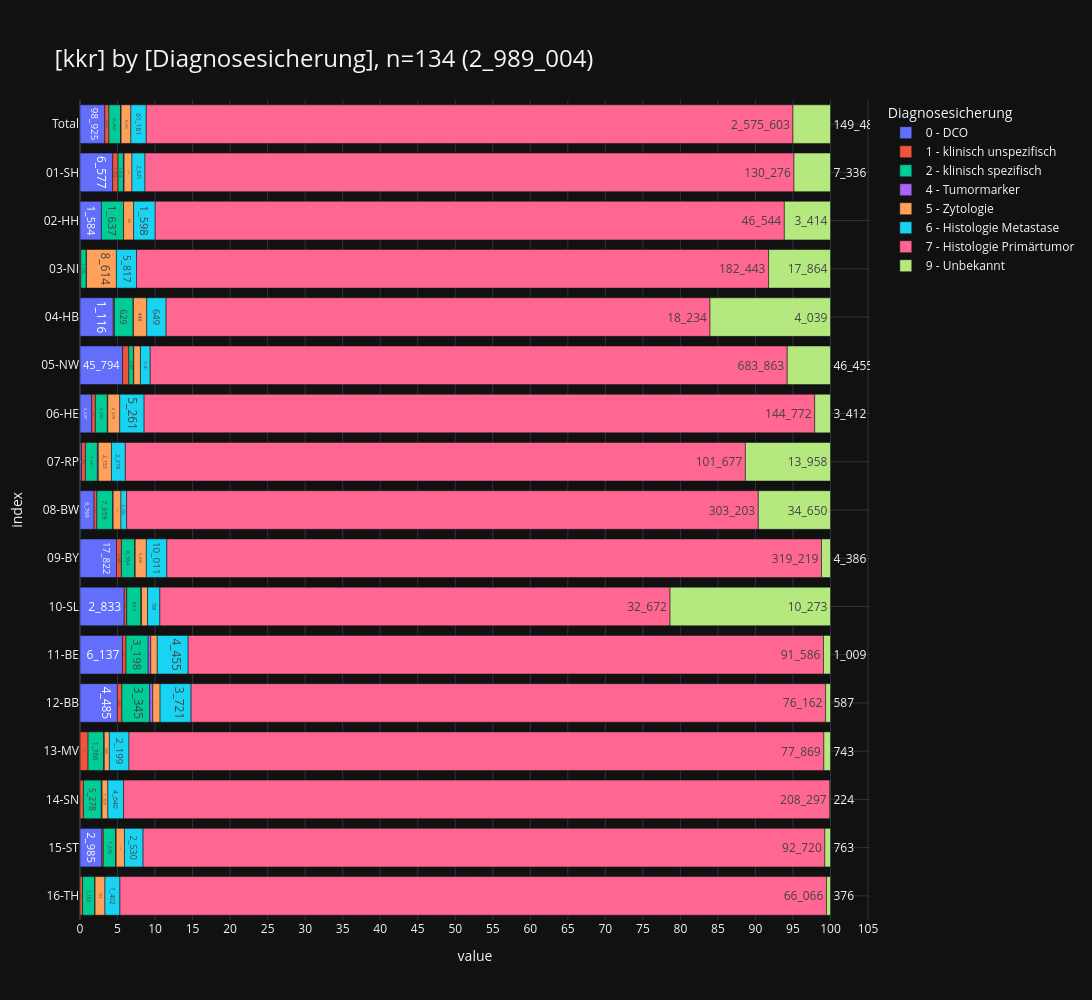

The code cell stored with this chart in its notebook:
### Markdown cell above
<br>

### <a id='toc1_7_2_'></a>[Diagnosesicherung](#toc0_)
- **Filter: `DJ` = 2020-2023**

> 💡 `NI`: _"Die Ausprägung **DCO als Diagnosesicherung** kommt im KKN-Datensatz nicht vor. Diese Information liegt bisher nur dem EKN vor und wird gegebenenfalls zur Anreicherung von Datenexporten fallspezifisch vom KKN beim EKN angefragt. Der Prozess zur automatisierten Übermittlung dieser Informationen vom EKN zum KKN ist in Planung"_

> 💡 `ZfKD`: _"aufgrund der verschiedenartigen Handhabung von DCO in den übermittelten Daten ist die Filterung nach DCO mit erheblicher Unschärfe verbunden"_

### Code cell
_=show_vars(3, grouper_reg.KKR.value, show=True, filter=fil_dy)

### Figure 1 — Plotly figure (JSON) as saved in the notebook; plotly's stock layout.template omitted (floating-point values rounded to 4 significant figures)
{"data": [{"hovertemplate": "col=0 - DCO<br>value=%{x}<br>index=%{y}<br>cnt_str=%{text}<extra></extra>", "legendgroup": "0 - DCO", "marker": {"color": "#636EFA", "pattern": {"shape": ""}}, "name": "0 - DCO", "orientation": "h", "showlegend": true, "text": ["98_925", "6_577", "1_584", "1_116", "45_794", "2_547", "265", "6_769", "17_822", "2_833", "6_137", "4_485", "8", "1", "2_985", "2"], "textposition": "auto", "type": "bar", "x": [98925, 6577, 1584, 1116, 45794, 2547, 265, 6769, 17822, 2833, 6137, 4485, 8, 1, 2985, 2], "xaxis": "x", "y": [" Total", "01-SH", "02-HH", "04-HB", "05-NW", "06-HE", "07-RP", "08-BW", "09-BY", "10-SL", "11-BE", "12-BB", "13-MV", "14-SN", "15-ST", "16-TH"], "yaxis": "y"}, {"hovertemplate": "col=1 - klinisch unspezifisch<br>value=%{x}<br>index=%{y}<br>cnt_str=%{text}<extra></extra>", "legendgroup": "1 - klinisch unspezifisch", "marker": {"color": "#EF553B", "pattern": {"shape": ""}}, "name": "1 - klinisch unspezifisch", "orientation": "h", "showlegend": true, "text": ["16_626", "1_063", "257", "37", "6_669", "772", "625", "1_331", "2_348", "157", "498", "543", "895", "1_015", "181", "235"], "textposition": "auto", "type": "bar", "x": [16626, 1063, 257, 37, 6669, 772, 625, 1331, 2348, 157, 498, 543, 895, 1015, 181, 235], "xaxis": "x", "y": [" Total", "01-SH", "03-NI", "04-HB", "05-NW", "06-HE", "07-RP", "08-BW", "09-BY", "10-SL", "11-BE", "12-BB", "13-MV", "14-SN", "15-ST", "16-TH"], "yaxis": "y"}, {"hovertemplate": "col=2 - klinisch spezifisch<br>value=%{x}<br>index=%{y}<br>cnt_str=%{text}<extra></extra>", "legendgroup": "2 - klinisch spezifisch", "marker": {"color": "#00CC96", "pattern": {"shape": ""}}, "name": "2 - klinisch spezifisch", "orientation": "h", "showlegend": true, "text": ["45_866", "1_074", "1_637", "1_536", "629", "4_886", "2_583", "1_961", "7_659", "6_564", "911", "3_198", "3_345", "1_766", "5_278", "1_676", "1_163"], "textposition": "auto", "type": "bar", "x": [45866, 1074, 1637, 1536, 629, 4886, 2583, 1961, 7659, 6564, 911, 3198, 3345, 1766, 5278, 1676, 1163], "xaxis": "x", "y": [" Total", "01-SH", "02-HH", "03-NI", "04-HB", "05-NW", "06-HE", "07-RP", "08-BW", "09-BY", "10-SL", "11-BE", "12-BB", "13-MV", "14-SN", "15-ST", "16-TH"], "yaxis": "y"}, {"hovertemplate": "col=4 - Tumormarker<br>value=%{x}<br>index=%{y}<br>cnt_str=%{text}<extra></extra>", "legendgroup": "4 - Tumormarker", "marker": {"color": "#AB63FA", "pattern": {"shape": ""}}, "name": "4 - Tumormarker", "orientation": "h", "showlegend": true, "text": ["2_381", "144", "3", "101", "11", "378", "110", "152", "159", "185", "40", "370", "365", "55", "217", "80", "11"], "textposition": "auto", "type": "bar", "x": [2381, 144, 3, 101, 11, 378, 110, 152, 159, 185, 40, 370, 365, 55, 217, 80, 11], "xaxis": "x", "y": [" Total", "01-SH", "02-HH", "03-NI", "04-HB", "05-NW", "06-HE", "07-RP", "08-BW", "09-BY", "10-SL", "11-BE", "12-BB", "13-MV", "14-SN", "15-ST", "16-TH"], "yaxis": "y"}, {"hovertemplate": "col=5 - Zytologie<br>value=%{x}<br>index=%{y}<br>cnt_str=%{text}<extra></extra>", "legendgroup": "5 - Zytologie", "marker": {"color": "#FFA15A", "pattern": {"shape": ""}}, "name": "5 - Zytologie", "orientation": "h", "showlegend": true, "text": ["38_953", "1_573", "743", "8_614", "446", "7_153", "2_570", "2_153", "3_749", "5_436", "384", "937", "874", "566", "1_707", "1_126", "922"], "textposition": "auto", "type": "bar", "x": [38953, 1573, 743, 8614, 446, 7153, 2570, 2153, 3749, 5436, 384, 937, 874, 566, 1707, 1126, 922], "xaxis": "x", "y": [" Total", "01-SH", "02-HH", "03-NI", "04-HB", "05-NW", "06-HE", "07-RP", "08-BW", "09-BY", "10-SL", "11-BE", "12-BB", "13-MV", "14-SN", "15-ST", "16-TH"], "yaxis": "y"}, {"hovertemplate": "col=6 - Histologie Metastase<br>value=%{x}<br>index=%{y}<br>cnt_str=%{text}<extra></extra>", "legendgroup": "6 - Histologie Metastase", "marker": {"color": "#19D3F3", "pattern": {"shape": ""}}, "name": "6 - Histologie Metastase", "orientation": "h", "showlegend": true, "text": ["61_161", "2_625", "1_598", "5_817", "649", "10_481", "5_261", "2_278", "2_705", "10_011", "789", "4_455", "3_721", "2_199", "4_640", "2_530", "1_402"], "textposition": "auto", "type": "bar", "x": [61161, 2625, 1598, 5817, 649, 10481, 5261, 2278, 2705, 10011, 789, 4455, 3721, 2199, 4640, 2530, 1402], "xaxis": "x", "y": [" Total", "01-SH", "02-HH", "03-NI", "04-HB", "05-NW", "06-HE", "07-RP", "08-BW", "09-BY", "10-SL", "11-BE", "12-BB", "13-MV", "14-SN", "15-ST", "16-TH"], "yaxis": "y"}, {"hovertemplate": "col=7 - Histologie Primärtumor<br>value=%{x}<br>index=%{y}<br>cnt_str=%{text}<extra></extra>", "legendgroup": "7 - Histologie Primärtumor", "marker": {"color": "#FF6692", "pattern": {"shape": ""}}, "name": "7 - Histologie Primärtumor", "orientation": "h", "showlegend": true, "text": ["2_575_603", "130_276", "46_544", "182_443", "18_234", "683_863", "144_772", "101_677", "303_203", "319_219", "32_672", "91_586", "76_162", "77_869", "208_297", "92_720", "66_066"], "textposition": "auto", "type": "bar", "x": [2575603, 130276, 46544, 182443, 18234, 683863, 144772, 101677, 303203, 319219, 32672, 91586, 76162, 77869, 208297, 92720, 66066], "xaxis": "x", "y": [" Total", "01-SH", "02-HH", "03-NI", "04-HB", "05-NW", "06-HE", "07-RP", "08-BW", "09-BY", "10-SL", "11-BE", "12-BB", "13-MV", "14-SN", "15-ST", "16-TH"], "yaxis": "y"}, {"hovertemplate": "col=9 - Unbekannt<br>value=%{x}<br>index=%{y}<br>cnt_str=%{text}<extra></extra>", "legendgroup": "9 - Unbekannt", "marker": {"color": "#B6E880", "pattern": {"shape": ""}}, "name": "9 - Unbekannt", "orientation": "h", "showlegend": true, "text": ["149_489", "7_336", "3_414", "17_864", "4_039", "46_455", "3_412", "13_958", "34_650", "4_386", "10_273", "1_009", "587", "743", "224", "763", "376"], "textposition": "auto", "type": "bar", "x": [149489, 7336, 3414, 17864, 4039, 46455, 3412, 13958, 34650, 4386, 10273, 1009, 587, 743, 224, 763, 376], "xaxis": "x", "y": [" Total", "01-SH", "02-HH", "03-NI", "04-HB", "05-NW", "06-HE", "07-RP", "08-BW", "09-BY", "10-SL", "11-BE", "12-BB", "13-MV", "14-SN", "15-ST", "16-TH"], "yaxis": "y"}], "layout": {"barmode": "relative", "barnorm": "percent", "height": 1000, "legend": {"title": {"text": "Diagnosesicherung"}, "tracegroupgap": 0, "traceorder": "normal"}, "title": {"font": {"size": 24}, "text": "[kkr] by [Diagnosesicherung], n=134 (2_989_004)", "xanchor": "left", "y": 0.95, "yanchor": "top"}, "width": 2000, "xaxis": {"anchor": "y", "domain": [0, 1], "dtick": 5, "gridwidth": 1, "showgrid": true, "title": {"text": "value"}}, "yaxis": {"anchor": "x", "categoryarray": ["16-TH", "15-ST", "14-SN", "13-MV", "12-BB", "11-BE", "10-SL", "09-BY", "08-BW", "07-RP", "06-HE", "05-NW", "04-HB", "03-NI", "02-HH", "01-SH", " Total"], "categoryorder": "array", "domain": [0, 1], "gridwidth": 1, "showgrid": true, "title": {"text": "index"}}}}
